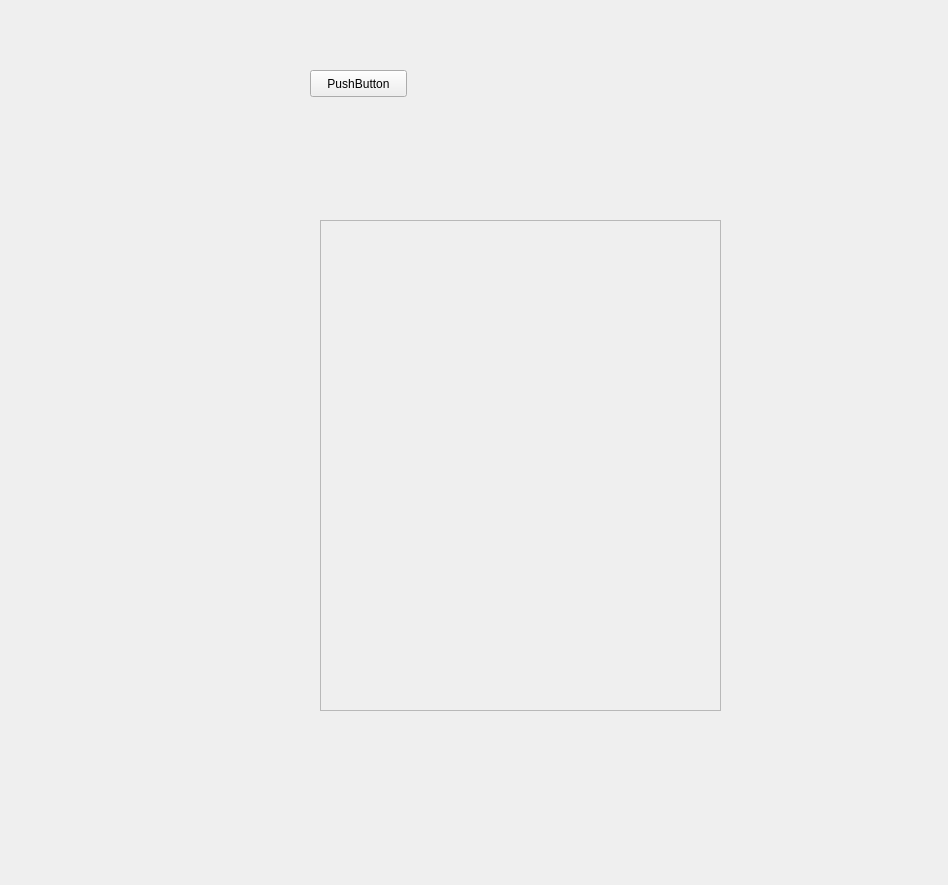
<?xml version="1.0" encoding="UTF-8"?>
<ui version="4.0">
 <class>Form</class>
 <widget class="QWidget" name="Form">
  <property name="geometry">
   <rect>
    <x>0</x>
    <y>0</y>
    <width>948</width>
    <height>885</height>
   </rect>
  </property>
  <property name="sizePolicy">
   <sizepolicy hsizetype="Expanding" vsizetype="Expanding">
    <horstretch>0</horstretch>
    <verstretch>0</verstretch>
   </sizepolicy>
  </property>
  <property name="windowTitle">
   <string>Form</string>
  </property>
  <widget class="QPushButton" name="pushButton">
   <property name="geometry">
    <rect>
     <x>310</x>
     <y>70</y>
     <width>97</width>
     <height>27</height>
    </rect>
   </property>
   <property name="text">
    <string>PushButton</string>
   </property>
  </widget>
  <widget class="QWidget" name="verticalLayoutWidget">
   <property name="geometry">
    <rect>
     <x>320</x>
     <y>220</y>
     <width>401</width>
     <height>491</height>
    </rect>
   </property>
   <layout class="QVBoxLayout" name="verticalLayout">
    <item>
     <widget class="QScrollArea" name="scrollArea">
      <property name="widgetResizable">
       <bool>true</bool>
      </property>
      <widget class="QWidget" name="scrollAreaWidgetContents">
       <property name="geometry">
        <rect>
         <x>0</x>
         <y>0</y>
         <width>397</width>
         <height>487</height>
        </rect>
       </property>
      </widget>
     </widget>
    </item>
   </layout>
  </widget>
 </widget>
 <resources/>
 <connections/>
</ui>
